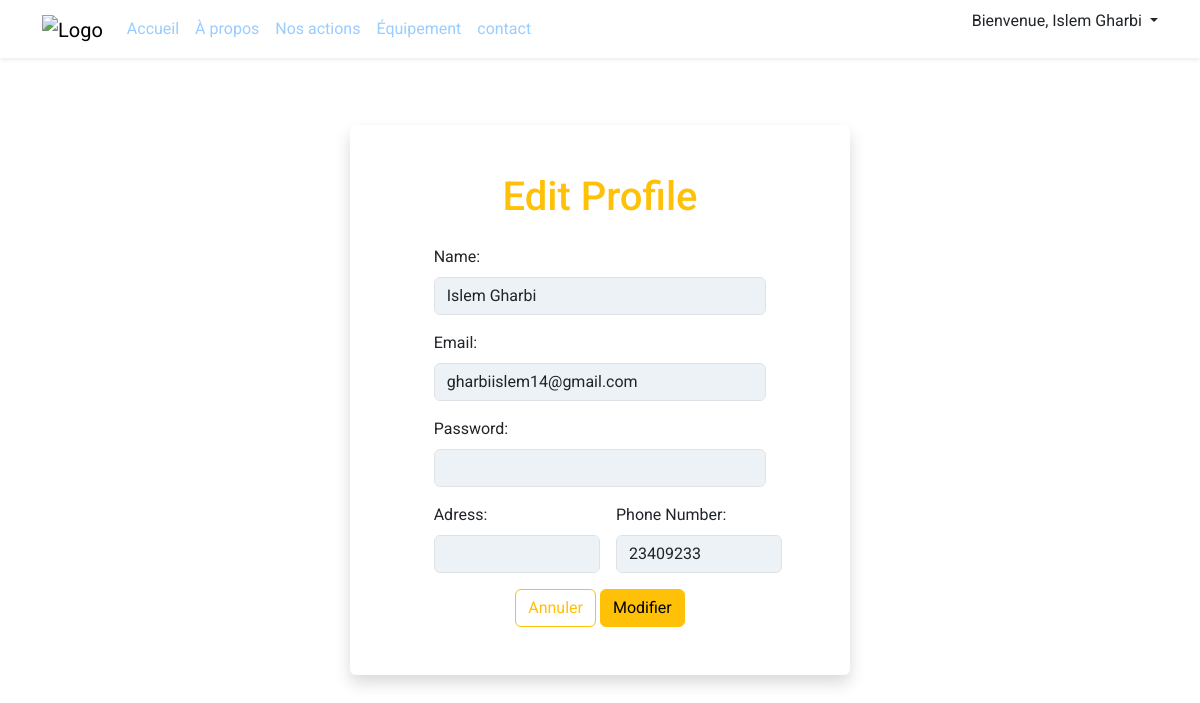
/front_office/edit.php (signed in), run on the app's committed database.
### tables this page shows
CREATE TABLE `users` (
  `id` int(11) NOT NULL,
  `name` varchar(25) NOT NULL,
  `email` varchar(100) NOT NULL,
  `pass` varchar(25) NOT NULL,
  `role` enum('donateur','beneficiaire') NOT NULL,
  `created_at` datetime DEFAULT current_timestamp(),
  `adress` varchar(255) DEFAULT NULL,
  `phone_number` varchar(15) DEFAULT NULL
);

### front_office/edit.php (the view, shortened to what this page needs)
<?php
include 'header.php';
$userId = $_SESSION['id'];
$sql = "SELECT * FROM users WHERE id = '$userId'";
$result = mysqli_query($conn, $sql);
$user = mysqli_fetch_assoc($result);
?>
<!DOCTYPE html>
<html lang="fr">
<head>
  <link href="https://cdn.jsdelivr.net/npm/bootstrap@5.3.3/dist/css/bootstrap.min.css" rel="stylesheet">
  <link rel="stylesheet" href="../assets/css/style.css">
</head>
<body class="bg-light">
<div class="d-flex align-items-center justify-content-center vh-100">
    <div class="container bg-white shadow col-lg-5 p-5 rounded">
        <h1 class="text-center mb-4 text-warning">Edit Profile</h1>
        <form id="editForm" action="edit.php" method="post" class="row justify-content-center">
            <div class="mb-3 form-group col-md-10">
                <label for="name" class="form-label ">Name:</label>
                <input type="text" id="name" name="name" class="form-control" value="<?php echo htmlspecialchars($user['name']); ?>" required>
            </div>
            <div class="mb-3 form-group col-md-10">
                <label for="email" class="form-label ">Email:</label>
                <input type="email" id="email" name="email" class="form-control" value="<?php echo htmlspecialchars($user['email']); ?>" required>
            </div>
            <div class="mb-3 form-group col-md-10">
                <label for="password" class="form-label ">Password:</label>
                <input type="password" id="password" name="password" class="form-control" value="<?php $user['pass']; ?>" required>
            </div>
            <div class="d-md-flex col-md-10">
            <div class="mb-3 form-group col-md-6 ">
                <label for="adress" class="form-label ">Adress:</label>
                <input type="text" id="adress" name="adress" class="form-control" value="<?php $user['adress']; ?>" required>
            </div>
            <div class="mb-3 form-group col-md-6 mx-3">
                <label for="phone" class="form-label ">Phone Number:</label>
                <input type="tel" id="phone" name="phone" max="8" class="form-control" value="<?php echo $user['phone_number']; ?>" required>
            </div></div>
            <div class="text-center">
                <input type="reset" value="Annuler"  class="btn btn-outline-warning">
                <input type="submit" value="Modifier"  class="btn btn-warning">
            </div>
        </form>
    </div>
</div>
</body>
</html>

### assets/css/style.css (style rules this page uses)
body { font-family: 'Roboto', sans-serif; }
.form-control { background-color: #EDF2F7; }

### data on the page
users: name "Islem Gharbi", email "gharbiislem14@gmail.com", phone "23409233"

### other printed values
$_SESSION['name'] "Islem Gharbi"
